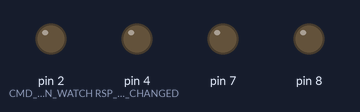
Bench run of a sketch on a simulated Arduino Uno, built with avr-gcc and run on an emulated ATmega328P. Parts: output pins drawn as LEDs (lit = HIGH). What the sketch prints to the serial monitor is not drawn.

Above: at 1.2 s.
At 2.7 s:
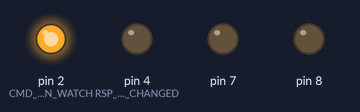
At 3.2 s:
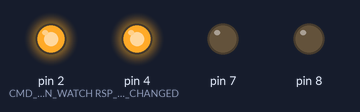
At 3.7 s:
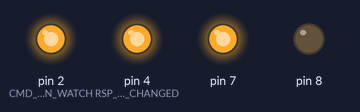
At 4.2 s:
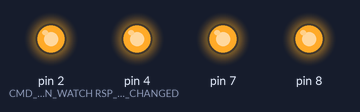
At 4.7 s:
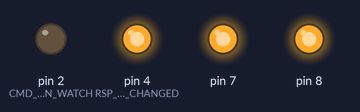
Timing chart, 0 to 5.2 s (numbered marks = the images above):
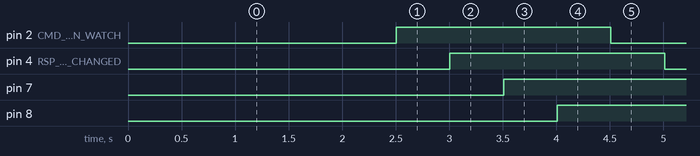

Measured:
- by itself, pin 2 (CMD_PIN_WATCH), pin 4 (RSP_ON_PIN_CHANGED), pin 7, pin 8: alternates HIGH for 2.0 s and LOW for 2.0 s

The sketch:

sketch_probe.ino
```cpp
#include <OneWire.h>

// OneWire DS18S20, DS18B20, DS1822 Temperature Example
//
// http://www.pjrc.com/teensy/td_libs_OneWire.html
//
// The DallasTemperature library can do all this work for you!
// http://milesburton.com/Dallas_Temperature_Control_Library

enum
{
  CMD_PIN_WRITE,
  CMD_PIN_READ,

  CMD_PIN_WATCH,	// Отслеживать изменение значения pin
  CMD_PIN_STOP_WATCH,	// Прекратить отслеживать значения pin
  RSP_ON_PIN_CHANGED,	// Ответ при определении изменения

  CMD_REQUEST_ONE_WIRE_ENUM,
  CMD_ONE_WIRE_ENUM_BEGIN,
  CMD_ONE_WIRE_ROM_FOUND,
  CMD_ONE_WIRE_ENUM_END,

  CMD_INVALID_REQUEST,
};

#define ANALOG_PIN_COUNT 15

class PinWatchDog
{
	byte pinFlags[ANALOG_PIN_COUNT];
	uint16_t pinValues[ANALOG_PIN_COUNT];

public:
	PinWatchDog()
	{
		for (byte i = 0; i < ANALOG_PIN_COUNT; ++i)
		{
			pinFlags[i] = 0;
			pinValues[i] = 0;
		}
	}

	bool WatchFor(byte pin)
	{
		if (pin < ANALOG_PIN_COUNT)
		{
			if (0 == pinFlags[pin])
			{
				pinFlags[pin] = 1;
				pinValues[pin] = analogRead(pin);
				return true;
			}
		}

		return false;
	}

	bool StopWatchFor(byte pin)
	{
		if (pin < ANALOG_PIN_COUNT)
		{
			if (0 != pinFlags[pin])
			{
				pinFlags[pin] = 0;
				return true;
			}
		}

		return false;
	}

	void OnUpdate()
	{
		for (byte i = 0; i < ANALOG_PIN_COUNT; ++i)
		{
			if (0 != pinFlags[i])
			{
				const uint16_t currentPinValue = analogRead(i);
				if (currentPinValue != pinValues[i])
				{
					pinValues[i] = currentPinValue;

					int arguments[2] = { i, currentPinValue };
					SendCommand(RSP_ON_PIN_CHANGED, (byte *)arguments, 2 * sizeof(int));
				}
			}
		}
	}
};


#define PIN_ONE_WIRE 10 // (a 4.7K resistor is necessary)
OneWire  ds(PIN_ONE_WIRE);

//PinWatchDog  pinWatchDog;
unsigned long alarmTime;

int relayPins[4];

void setup(void)
{
  relayPins[0] = 2;
    relayPins[1] = 4;
      relayPins[2] = 7;
        relayPins[3] = 8;

  	Serial.begin(9600);
        randomSeed(0);
        alarmTime = millis() + 500;
//        Serial.print("Alarm = ");
//        Serial.println(time);

//        OneWireEnum();
}
/*
int main()
{
	setup();
	Serial.println("Hello world!");

	while (true)
	{
//                delay(15);
Serial.println(millis(), HEX);
//		loop();
	}


	return 0;
}
*/

void OnFrame()
{
	// ping controller
}


//void OnCommand(byt
/*
void OneWireWrite(byte * addr, byte value, byte power)
{
}
*/
void OneWireRead(byte * buffer, const byte * addr, byte count)
{
//	byte present = ds.reset();
//	ds.select(addr);

	for (byte i = 0; i < count; ++i)
	{
		buffer[i] = ds.read();
	}
}


void OnCommand(uint16_t cmdID)
{
	bool succeedFlag = false;

	switch (cmdID)
	{
		case CMD_REQUEST_ONE_WIRE_ENUM:	succeedFlag = OneWireEnum();	break;
	}

	if (false == succeedFlag)
	{
		SendCommand(CMD_INVALID_REQUEST, (byte *)&cmdID, 2);
	}
}


void SendCommand(uint16_t cmdID, byte * data, byte count)
{
	Serial.write((byte *)&cmdID, 2);

        if (count > 0)
        {
                Serial.write(data, count);
        }
}


bool OneWireEnum()
{
	byte addr[8];
	ds.reset_search();
	//delay(250);

	//Serial.print("1-Wire enum begin");
        SendCommand(CMD_ONE_WIRE_ENUM_BEGIN, 0, 0);

	while (ds.search(addr))
	{
		SendCommand(CMD_ONE_WIRE_ROM_FOUND, addr, 8);
/*
		Serial.print("found: ");

		for (byte i = 0; i < 8; i++)
		{
			Serial.write(' ');
			Serial.print(addr[i], HEX);
		}
*/
	}

//	Serial.print("1-Wire enum end");
        SendCommand(CMD_ONE_WIRE_ENUM_END, 0, 0);
	return true;
}


int curRelay = 0;
int mode = LOW;

void loop()
{
//	pinWatchDog.OnUpdate();

  unsigned long currentTime = millis();

  if (currentTime > alarmTime)
  {
    Serial.write("bump ");
    alarmTime = (currentTime + 500);

   int relayPin = relayPins[ curRelay ];
    pinMode(relayPin, OUTPUT);
    digitalWrite(relayPin, mode);
    /*
  if (LOW == mode)
  {
    mode = HIGH;
  }
  else
  {*/


       ++curRelay;
      if (curRelay > 3)
      {
        curRelay = 0;

              mode = (LOW == mode)
        ? HIGH
        : LOW;
      }

//  }


    /*

    if (0 == random(2))
    {
      digitalWrite(relayPin, HIGH);
       Serial.println("hi");
    }
    else
    {
      digitalWrite(relayPin, LOW);
             Serial.println("low");
    }*/
  }
  return;


  byte i;
  byte present = 0;
  byte type_s;
  byte data[12];
  byte addr[8];
  float celsius, fahrenheit;

  if ( !ds.search(addr)) {
    Serial.println("No more addresses.");
    Serial.println();
    ds.reset_search();
    delay(750);
    return;
  }

  Serial.print("ROM =");
  for( i = 0; i < 8; i++) {
    Serial.write(' ');
    Serial.print(addr[i], HEX);
  }

  if (OneWire::crc8(addr, 7) != addr[7]) {
      Serial.println("CRC is not valid!");
      return;
  }
  Serial.println();

  // the first ROM byte indicates which chip
  switch (addr[0]) {
    case 0x10:
      Serial.println("  Chip = DS18S20");  // or old DS1820
      type_s = 1;
      break;
    case 0x28:
      Serial.println("  Chip = DS18B20");
      type_s = 0;
      break;
    case 0x22:
      Serial.println("  Chip = DS1822");
      type_s = 0;
      break;
    default:
      Serial.println("Device is not a DS18x20 family device.");
      return;
  }

      Serial.println("A");

  ds.reset();
  ds.select(addr);
  ds.write(0x44, 1);        // start conversion, with parasite power on at the end

      Serial.println("B");

//  delay(750);     // maybe 750ms is enough, maybe not
        Serial.println("C");


  // we might do a ds.depower() here, but the reset will take care of it.
  present = ds.reset();
  ds.select(addr);
  ds.write(0xBE);         // Read Scratchpad

  Serial.print("  Data = ");
  Serial.print(present, HEX);
  Serial.print(" ");

//  OneWireRead(data, addr, 9);


  for ( i = 0; i < 9; i++) {           // we need 9 bytes
    data[i] = ds.read();
    Serial.print(data[i], HEX);
    Serial.print(" ");
  }

  Serial.print(" CRC=");
  Serial.print(OneWire::crc8(data, 8), HEX);
  Serial.println();

  // Convert the data to actual temperature
  // because the result is a 16 bit signed integer, it should
  // be stored to an "int16_t" type, which is always 16 bits
  // even when compiled on a 32 bit processor.
  int16_t raw = (data[1] << 8) | data[0];
  if (type_s) {
    raw = raw << 3; // 9 bit resolution default
    if (data[7] == 0x10) {
      // "count remain" gives full 12 bit resolution
      raw = (raw & 0xFFF0) + 12 - data[6];
    }
  } else {
    byte cfg = (data[4] & 0x60);
    // at lower res, the low bits are undefined, so let's zero them
    if (cfg == 0x00) raw = raw & ~7;  // 9 bit resolution, 93.75 ms
    else if (cfg == 0x20) raw = raw & ~3; // 10 bit res, 187.5 ms
    else if (cfg == 0x40) raw = raw & ~1; // 11 bit res, 375 ms
    //// default is 12 bit resolution, 750 ms conversion time
  }
  celsius = (float)raw / 16.0;
  fahrenheit = celsius * 1.8 + 32.0;
  Serial.print("  Temperature = ");
  Serial.print(celsius);
  Serial.print(" Celsius, ");
  Serial.print(fahrenheit);
  Serial.println(" Fahrenheit");
}
```
